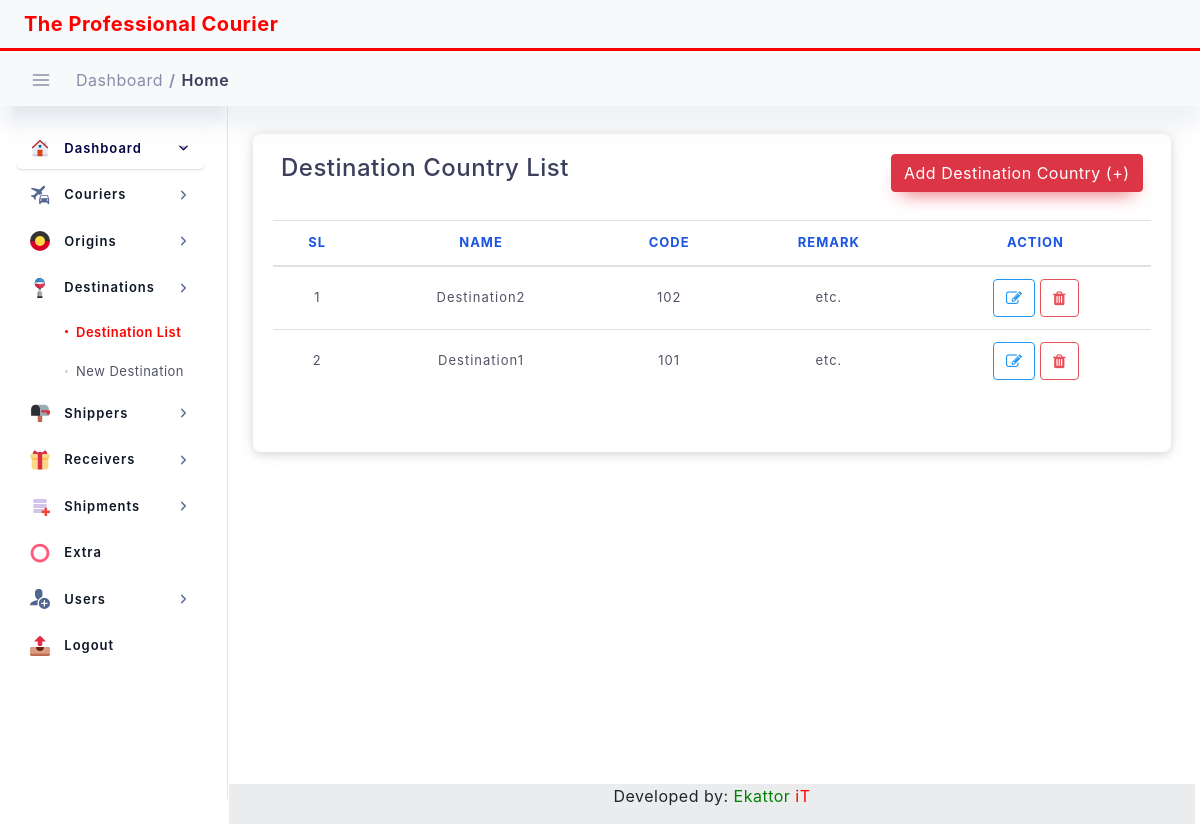
The page /dataset/all-destination on the database its author committed.
### dataset/models.py (models this page shows, shortened)
class Destination(models.Model):
    name = models.CharField(max_length=50)
    code = models.CharField(max_length=200, blank=True, null=True)
    remark = models.CharField(max_length=200, blank=True, null=True)

### dataset/views.py (the view)
# urls.py: path('all-destination', views.AllDestinationListView.as_view(), name="all-destinations"),
class AllDestinationListView(ListView):
    model = Destination  # Model I want to Covert to List
    template_name = 'destination.html'  # Template Name
    context_object_name = 'destination'  # Change default name of objectList
    ordering = ['-id']  # Ordering post LIFO
    paginate_by = 20  # number of page I want to show in single page
    def get_context_data(self, **kwargs):
        context = super().get_context_data(**kwargs)
        context["title"] = "Destination List"
        context["nav_bar"] = "destination_list"
        context['destination'] = self.model.objects.all().order_by('-id')
        return context

### templates/destination.html (shortened to what this page needs)
{% extends "base.html" %}
{% load static %}
{% block content %}
<div class="col-lg-12 p-4">
    <div class="statbox widget box box-shadow">
        <div class="widget-header">
            <div class="row">
                <div class="mb-1 col-lg-8">
                    <h4>Destination Country List</h4>
                </div>
                <div class="mb-1 col-lg-4">
                    <a href="{% url 'add-new-destination' %}" class="btn btn-danger float-right">Add Destination Country (+)</a>
                </div>
            </div>
        </div>
        <br>
        <div class="scrollme">
            <table id="dataTable" class="table table-hover">
                <thead>
                <tr>
                    <th style="text-align:center">SL</th>
                    <th style="text-align:center">Name</th>
                    <th style="text-align:center">Code</th>
                    <th style="text-align:center">Remark</th>
                    <th style="text-align:center">Action</th>
                </tr>
                </thead>
                <tbody>
                {% for item in destination %}
                <tr>
                    <td style="text-align:center">{{forloop.counter}}</td>
                    <td style="text-align:center">{{item.name}}</td>
                    <td style="text-align:center">{{item.code}}</td>
                    <td style="text-align:center">{{item.remark}}</td>
                    <td style="text-align:center">
                       <a href="{% url 'update_destination' item.id %}">
                            <button class="btn btn-outline-info"><i class="fa fa-edit"> </i></button>
                       </a>
                        <button class="btn btn-outline-danger" data-toggle="modal"
                                            data-target="#deletemodal{{item.id}}">
                                        <i class="fa fa-trash"></i>
                        </button>
                    </td>
                </tr>
                {% endfor %}
                </tbody>
            </table>
            <div class="d-flex justify-content-center">
            </div>
        </div>
    </div>
</div>
{% endblock content %}

### static/assets/css/dashboard/dash_1.css (style rules this page uses)
.widget { position: relative; padding: 20px; border-radius: 8px; border: none; background: #fff; -webkit-box-shadow: 0 4px 6px 0 rgba(85, 85, 85, 0.08), 0 1px 20px 0 rgba(0, 0, 0, 0.07), 0px 1px 11px 0px rgba(0, 0, 0, 0.07); -moz-box-shadow: 0 4px 6px 0 rgba(85, 85, 85, 0.08), 0 1px 20px 0 rgba(0, 0, 0, 0.07), 0px 1px 11px 0px rgba(0, 0, 0, 0.07); box-shadow: 0 4px 6px 0 rgba(85, 85, 85, 0.08), 0 1px 20px 0 rgba(0, 0, 0, 0.07), 0px 1px 11px 0px rgba(0, 0, 0, 0.07); }

### static/assets/css/main.css (style rules this page uses)
html { min-height: 100% }
body { color: #888ea8; height: 100%; font-size: 0.875rem; background: #f1f2f3; overflow-x: hidden; overflow-y: auto; letter-spacing: 0.0312rem; font-family: 'Helvetica', sans-serif; }
h1, h2, h3, h4, h5, h6 { color: #3b3f5c; }
a { color: #515365; outline: none; }
.btn { padding: 0.4375rem 1.25rem; text-shadow: none; font-size: 14px; color: #3b3f5c; font-weight: normal; white-space: normal; word-wrap: break-word; transition: .2s ease-out; touch-action: manipulation; cursor: pointer; background-color: #f1f2f3; box-shadow: 0px 5px 20px 0 rgba(0, 0, 0, 0.1); will-change: opacity, transform; transition: all 0.3s ease-out; -webkit-transition: all 0.3s ease-out; }
.btn-danger { color: #fff !important; background-color: #e7515a; border-color: #e7515a; box-shadow: 0 10px 20px -10px #e7515a; }
.btn-outline-info { border: 1px solid #2196f3 !important; color: #2196f3 !important; background-color: transparent; box-shadow: none; }
.btn-outline-danger { border: 1px solid #e7515a !important; color: #e7515a !important; background-color: transparent; box-shadow: none; }
.table > tbody > tr > td { vertical-align: middle; color: #515365; font-size: 13px; letter-spacing: 1px; }
.table > thead > tr > th { color: #1b55e2; font-weight: 700; font-size: 13px; letter-spacing: 1px; text-transform: uppercase; }
.table thead th { vertical-align: bottom; border-bottom: none; }

### static/assets/css/structure.css (style rules this page uses)
html { min-height: 100% }
body { color: #888ea8; height: 100%; font-size: 0.875rem; background: ##f1f2f3; overflow-x: hidden; overflow-y: auto; letter-spacing: 0.0312rem; font-family: 'Helvetica', sans-serif; }
h1, h2, h3, h4, h5, h6 { color: #3b3f5c; }
.widget { padding: 0; margin-top: 0; margin-bottom: 0; border-radius: 6px; -webkit-box-shadow: 0 4px 6px 0 rgba(85, 85, 85, 0.08), 0 1px 20px 0 rgba(0, 0, 0, 0.07), 0px 1px 11px 0px rgba(0, 0, 0, 0.07); -moz-box-shadow: 0 4px 6px 0 rgba(85, 85, 85, 0.08), 0 1px 20px 0 rgba(0, 0, 0, 0.07), 0px 1px 11px 0px rgba(0, 0, 0, 0.07); box-shadow: 0 4px 6px 0 rgba(85, 85, 85, 0.08), 0 1px 20px 0 rgba(0, 0, 0, 0.07), 0px 1px 11px 0px rgba(0, 0, 0, 0.07); }
.widget.box .widget-header { background: #fff; padding: 0px 8px 0px; border-top-right-radius: 6px; border-top-left-radius: 6px; }
.widget .widget-header { border-bottom: 0px solid #f1f2f3; }
.widget .widget-header:before, .widget .widget-header:after { display: table; content: ""; line-height: 0 }
.widget .widget-header:after { clear: both }

### rows shown on the page
Destination: name "Destination2", code "102", remark "etc."
Destination: name "Destination1", code "101", remark "etc."
